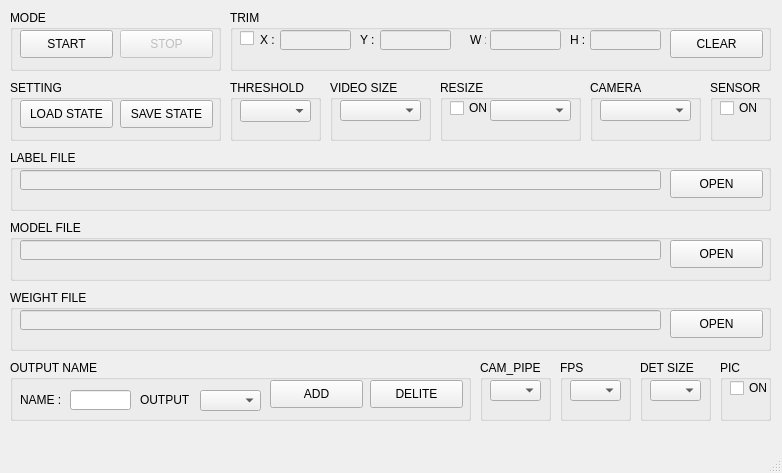
<?xml version="1.0" encoding="UTF-8"?>
<ui version="4.0">
 <class>MainWindow</class>
 <widget class="QMainWindow" name="MainWindow">
  <property name="geometry">
   <rect>
    <x>0</x>
    <y>0</y>
    <width>782</width>
    <height>473</height>
   </rect>
  </property>
  <property name="minimumSize">
   <size>
    <width>782</width>
    <height>473</height>
   </size>
  </property>
  <property name="maximumSize">
   <size>
    <width>782</width>
    <height>473</height>
   </size>
  </property>
  <property name="windowTitle">
   <string>MIIL DETECTION A</string>
  </property>
  <widget class="QWidget" name="centralwidget">
   <widget class="QGroupBox" name="groupBox1">
    <property name="geometry">
     <rect>
      <x>10</x>
      <y>10</y>
      <width>211</width>
      <height>61</height>
     </rect>
    </property>
    <property name="title">
     <string>MODE</string>
    </property>
    <widget class="QPushButton" name="pushButton1">
     <property name="geometry">
      <rect>
       <x>10</x>
       <y>20</y>
       <width>93</width>
       <height>28</height>
      </rect>
     </property>
     <property name="text">
      <string>START</string>
     </property>
    </widget>
    <widget class="QPushButton" name="pushButton2">
     <property name="enabled">
      <bool>false</bool>
     </property>
     <property name="geometry">
      <rect>
       <x>110</x>
       <y>20</y>
       <width>93</width>
       <height>28</height>
      </rect>
     </property>
     <property name="text">
      <string>STOP</string>
     </property>
    </widget>
   </widget>
   <widget class="QGroupBox" name="groupBox4">
    <property name="geometry">
     <rect>
      <x>230</x>
      <y>80</y>
      <width>91</width>
      <height>61</height>
     </rect>
    </property>
    <property name="title">
     <string>THRESHOLD</string>
    </property>
    <widget class="QComboBox" name="comboBox1">
     <property name="geometry">
      <rect>
       <x>10</x>
       <y>20</y>
       <width>71</width>
       <height>22</height>
      </rect>
     </property>
    </widget>
   </widget>
   <widget class="QGroupBox" name="groupBox9">
    <property name="geometry">
     <rect>
      <x>10</x>
      <y>220</y>
      <width>761</width>
      <height>61</height>
     </rect>
    </property>
    <property name="title">
     <string>MODEL FILE</string>
    </property>
    <widget class="QLineEdit" name="lineEdit4">
     <property name="enabled">
      <bool>false</bool>
     </property>
     <property name="geometry">
      <rect>
       <x>10</x>
       <y>20</y>
       <width>641</width>
       <height>20</height>
      </rect>
     </property>
    </widget>
    <widget class="QPushButton" name="pushButton6">
     <property name="geometry">
      <rect>
       <x>660</x>
       <y>20</y>
       <width>93</width>
       <height>28</height>
      </rect>
     </property>
     <property name="text">
      <string>OPEN</string>
     </property>
    </widget>
   </widget>
   <widget class="QGroupBox" name="groupBox10">
    <property name="geometry">
     <rect>
      <x>10</x>
      <y>290</y>
      <width>761</width>
      <height>61</height>
     </rect>
    </property>
    <property name="title">
     <string>WEIGHT FILE</string>
    </property>
    <widget class="QLineEdit" name="lineEdit5">
     <property name="enabled">
      <bool>false</bool>
     </property>
     <property name="geometry">
      <rect>
       <x>10</x>
       <y>20</y>
       <width>641</width>
       <height>20</height>
      </rect>
     </property>
    </widget>
    <widget class="QPushButton" name="pushButton7">
     <property name="geometry">
      <rect>
       <x>660</x>
       <y>20</y>
       <width>93</width>
       <height>28</height>
      </rect>
     </property>
     <property name="text">
      <string>OPEN</string>
     </property>
    </widget>
   </widget>
   <widget class="QGroupBox" name="groupBox3">
    <property name="geometry">
     <rect>
      <x>10</x>
      <y>80</y>
      <width>211</width>
      <height>61</height>
     </rect>
    </property>
    <property name="title">
     <string>SETTING</string>
    </property>
    <widget class="QPushButton" name="pushButton4">
     <property name="geometry">
      <rect>
       <x>110</x>
       <y>20</y>
       <width>93</width>
       <height>28</height>
      </rect>
     </property>
     <property name="text">
      <string>SAVE STATE</string>
     </property>
    </widget>
    <widget class="QPushButton" name="pushButton3">
     <property name="enabled">
      <bool>true</bool>
     </property>
     <property name="geometry">
      <rect>
       <x>10</x>
       <y>20</y>
       <width>93</width>
       <height>28</height>
      </rect>
     </property>
     <property name="text">
      <string>LOAD STATE</string>
     </property>
    </widget>
   </widget>
   <widget class="QGroupBox" name="groupBox8">
    <property name="geometry">
     <rect>
      <x>10</x>
      <y>150</y>
      <width>761</width>
      <height>61</height>
     </rect>
    </property>
    <property name="title">
     <string>LABEL FILE</string>
    </property>
    <widget class="QLineEdit" name="lineEdit3">
     <property name="enabled">
      <bool>false</bool>
     </property>
     <property name="geometry">
      <rect>
       <x>10</x>
       <y>20</y>
       <width>641</width>
       <height>20</height>
      </rect>
     </property>
    </widget>
    <widget class="QPushButton" name="pushButton5">
     <property name="geometry">
      <rect>
       <x>660</x>
       <y>20</y>
       <width>93</width>
       <height>28</height>
      </rect>
     </property>
     <property name="text">
      <string>OPEN</string>
     </property>
    </widget>
   </widget>
   <widget class="QGroupBox" name="groupBox5">
    <property name="geometry">
     <rect>
      <x>330</x>
      <y>80</y>
      <width>101</width>
      <height>61</height>
     </rect>
    </property>
    <property name="title">
     <string>VIDEO SIZE</string>
    </property>
    <widget class="QComboBox" name="comboBox2">
     <property name="geometry">
      <rect>
       <x>10</x>
       <y>20</y>
       <width>81</width>
       <height>21</height>
      </rect>
     </property>
    </widget>
   </widget>
   <widget class="QGroupBox" name="groupBox2">
    <property name="geometry">
     <rect>
      <x>230</x>
      <y>10</y>
      <width>541</width>
      <height>61</height>
     </rect>
    </property>
    <property name="title">
     <string>TRIM</string>
    </property>
    <widget class="QLineEdit" name="lineEdit1">
     <property name="enabled">
      <bool>false</bool>
     </property>
     <property name="geometry">
      <rect>
       <x>260</x>
       <y>20</y>
       <width>71</width>
       <height>20</height>
      </rect>
     </property>
    </widget>
    <widget class="QLineEdit" name="lineEdit2">
     <property name="enabled">
      <bool>false</bool>
     </property>
     <property name="geometry">
      <rect>
       <x>360</x>
       <y>20</y>
       <width>71</width>
       <height>20</height>
      </rect>
     </property>
    </widget>
    <widget class="QLabel" name="label1">
     <property name="geometry">
      <rect>
       <x>30</x>
       <y>20</y>
       <width>16</width>
       <height>20</height>
      </rect>
     </property>
     <property name="text">
      <string>X :</string>
     </property>
    </widget>
    <widget class="QLabel" name="label_2">
     <property name="geometry">
      <rect>
       <x>130</x>
       <y>20</y>
       <width>16</width>
       <height>20</height>
      </rect>
     </property>
     <property name="text">
      <string>Y :</string>
     </property>
    </widget>
    <widget class="QCheckBox" name="checkBox1">
     <property name="geometry">
      <rect>
       <x>10</x>
       <y>20</y>
       <width>31</width>
       <height>16</height>
      </rect>
     </property>
     <property name="text">
      <string/>
     </property>
     <property name="autoExclusive">
      <bool>true</bool>
     </property>
    </widget>
    <widget class="QPushButton" name="pushButton8">
     <property name="geometry">
      <rect>
       <x>440</x>
       <y>20</y>
       <width>93</width>
       <height>28</height>
      </rect>
     </property>
     <property name="text">
      <string>CLEAR</string>
     </property>
    </widget>
    <widget class="QLabel" name="label_3">
     <property name="geometry">
      <rect>
       <x>240</x>
       <y>20</y>
       <width>16</width>
       <height>20</height>
      </rect>
     </property>
     <property name="text">
      <string>W :</string>
     </property>
    </widget>
    <widget class="QLineEdit" name="lineEdit6">
     <property name="enabled">
      <bool>false</bool>
     </property>
     <property name="geometry">
      <rect>
       <x>50</x>
       <y>20</y>
       <width>71</width>
       <height>20</height>
      </rect>
     </property>
    </widget>
    <widget class="QLabel" name="label_4">
     <property name="geometry">
      <rect>
       <x>340</x>
       <y>20</y>
       <width>16</width>
       <height>20</height>
      </rect>
     </property>
     <property name="text">
      <string>H :</string>
     </property>
    </widget>
    <widget class="QLineEdit" name="lineEdit7">
     <property name="enabled">
      <bool>false</bool>
     </property>
     <property name="geometry">
      <rect>
       <x>150</x>
       <y>20</y>
       <width>71</width>
       <height>20</height>
      </rect>
     </property>
    </widget>
   </widget>
   <widget class="QGroupBox" name="groupBox6">
    <property name="geometry">
     <rect>
      <x>590</x>
      <y>80</y>
      <width>111</width>
      <height>61</height>
     </rect>
    </property>
    <property name="title">
     <string>CAMERA </string>
    </property>
    <widget class="QComboBox" name="comboBox3">
     <property name="geometry">
      <rect>
       <x>10</x>
       <y>20</y>
       <width>91</width>
       <height>21</height>
      </rect>
     </property>
    </widget>
   </widget>
   <widget class="QGroupBox" name="groupBox7">
    <property name="geometry">
     <rect>
      <x>710</x>
      <y>80</y>
      <width>61</width>
      <height>61</height>
     </rect>
    </property>
    <property name="title">
     <string>SENSOR</string>
    </property>
    <widget class="QCheckBox" name="checkBox2">
     <property name="geometry">
      <rect>
       <x>10</x>
       <y>20</y>
       <width>41</width>
       <height>16</height>
      </rect>
     </property>
     <property name="text">
      <string>ON</string>
     </property>
    </widget>
   </widget>
   <widget class="QGroupBox" name="groupBox11">
    <property name="geometry">
     <rect>
      <x>10</x>
      <y>360</y>
      <width>461</width>
      <height>61</height>
     </rect>
    </property>
    <property name="title">
     <string>OUTPUT NAME</string>
    </property>
    <widget class="QPushButton" name="pushButton9">
     <property name="geometry">
      <rect>
       <x>260</x>
       <y>20</y>
       <width>93</width>
       <height>28</height>
      </rect>
     </property>
     <property name="text">
      <string>ADD</string>
     </property>
    </widget>
    <widget class="QPushButton" name="pushButton10">
     <property name="geometry">
      <rect>
       <x>360</x>
       <y>20</y>
       <width>93</width>
       <height>28</height>
      </rect>
     </property>
     <property name="text">
      <string>DELITE</string>
     </property>
    </widget>
    <widget class="QLabel" name="label_5">
     <property name="geometry">
      <rect>
       <x>10</x>
       <y>30</y>
       <width>41</width>
       <height>20</height>
      </rect>
     </property>
     <property name="text">
      <string>NAME :</string>
     </property>
    </widget>
    <widget class="QLabel" name="label_6">
     <property name="geometry">
      <rect>
       <x>130</x>
       <y>30</y>
       <width>51</width>
       <height>20</height>
      </rect>
     </property>
     <property name="text">
      <string>OUTPUT :</string>
     </property>
    </widget>
    <widget class="QComboBox" name="comboBox5">
     <property name="geometry">
      <rect>
       <x>190</x>
       <y>30</y>
       <width>61</width>
       <height>21</height>
      </rect>
     </property>
    </widget>
    <widget class="QLineEdit" name="lineEdit8">
     <property name="enabled">
      <bool>true</bool>
     </property>
     <property name="geometry">
      <rect>
       <x>60</x>
       <y>30</y>
       <width>61</width>
       <height>20</height>
      </rect>
     </property>
    </widget>
   </widget>
   <widget class="QGroupBox" name="groupBox13">
    <property name="geometry">
     <rect>
      <x>440</x>
      <y>80</y>
      <width>141</width>
      <height>61</height>
     </rect>
    </property>
    <property name="title">
     <string>RESIZE</string>
    </property>
    <widget class="QComboBox" name="comboBox4">
     <property name="geometry">
      <rect>
       <x>50</x>
       <y>20</y>
       <width>81</width>
       <height>21</height>
      </rect>
     </property>
    </widget>
    <widget class="QCheckBox" name="checkBox3">
     <property name="geometry">
      <rect>
       <x>10</x>
       <y>20</y>
       <width>51</width>
       <height>16</height>
      </rect>
     </property>
     <property name="text">
      <string>ON</string>
     </property>
    </widget>
   </widget>
   <widget class="QGroupBox" name="groupBox12">
    <property name="geometry">
     <rect>
      <x>720</x>
      <y>360</y>
      <width>51</width>
      <height>61</height>
     </rect>
    </property>
    <property name="title">
     <string>PIC</string>
    </property>
    <widget class="QCheckBox" name="checkBox4">
     <property name="geometry">
      <rect>
       <x>10</x>
       <y>20</y>
       <width>41</width>
       <height>16</height>
      </rect>
     </property>
     <property name="text">
      <string>ON</string>
     </property>
    </widget>
   </widget>
   <widget class="QGroupBox" name="groupBox14">
    <property name="geometry">
     <rect>
      <x>480</x>
      <y>360</y>
      <width>71</width>
      <height>61</height>
     </rect>
    </property>
    <property name="title">
     <string>CAM_PIPE</string>
    </property>
    <widget class="QComboBox" name="comboBox6">
     <property name="geometry">
      <rect>
       <x>10</x>
       <y>20</y>
       <width>51</width>
       <height>21</height>
      </rect>
     </property>
    </widget>
   </widget>
   <widget class="QGroupBox" name="groupBox15">
    <property name="geometry">
     <rect>
      <x>560</x>
      <y>360</y>
      <width>71</width>
      <height>61</height>
     </rect>
    </property>
    <property name="title">
     <string>FPS</string>
    </property>
    <widget class="QComboBox" name="comboBox7">
     <property name="geometry">
      <rect>
       <x>10</x>
       <y>20</y>
       <width>51</width>
       <height>21</height>
      </rect>
     </property>
    </widget>
   </widget>
   <widget class="QGroupBox" name="groupBox16">
    <property name="geometry">
     <rect>
      <x>640</x>
      <y>360</y>
      <width>71</width>
      <height>61</height>
     </rect>
    </property>
    <property name="title">
     <string>DET SIZE</string>
    </property>
    <widget class="QComboBox" name="comboBox8">
     <property name="geometry">
      <rect>
       <x>10</x>
       <y>20</y>
       <width>51</width>
       <height>21</height>
      </rect>
     </property>
    </widget>
   </widget>
  </widget>
  <widget class="QMenuBar" name="menubar">
   <property name="geometry">
    <rect>
     <x>0</x>
     <y>0</y>
     <width>782</width>
     <height>21</height>
    </rect>
   </property>
  </widget>
  <widget class="QStatusBar" name="statusbar"/>
 </widget>
 <resources/>
 <connections/>
</ui>
